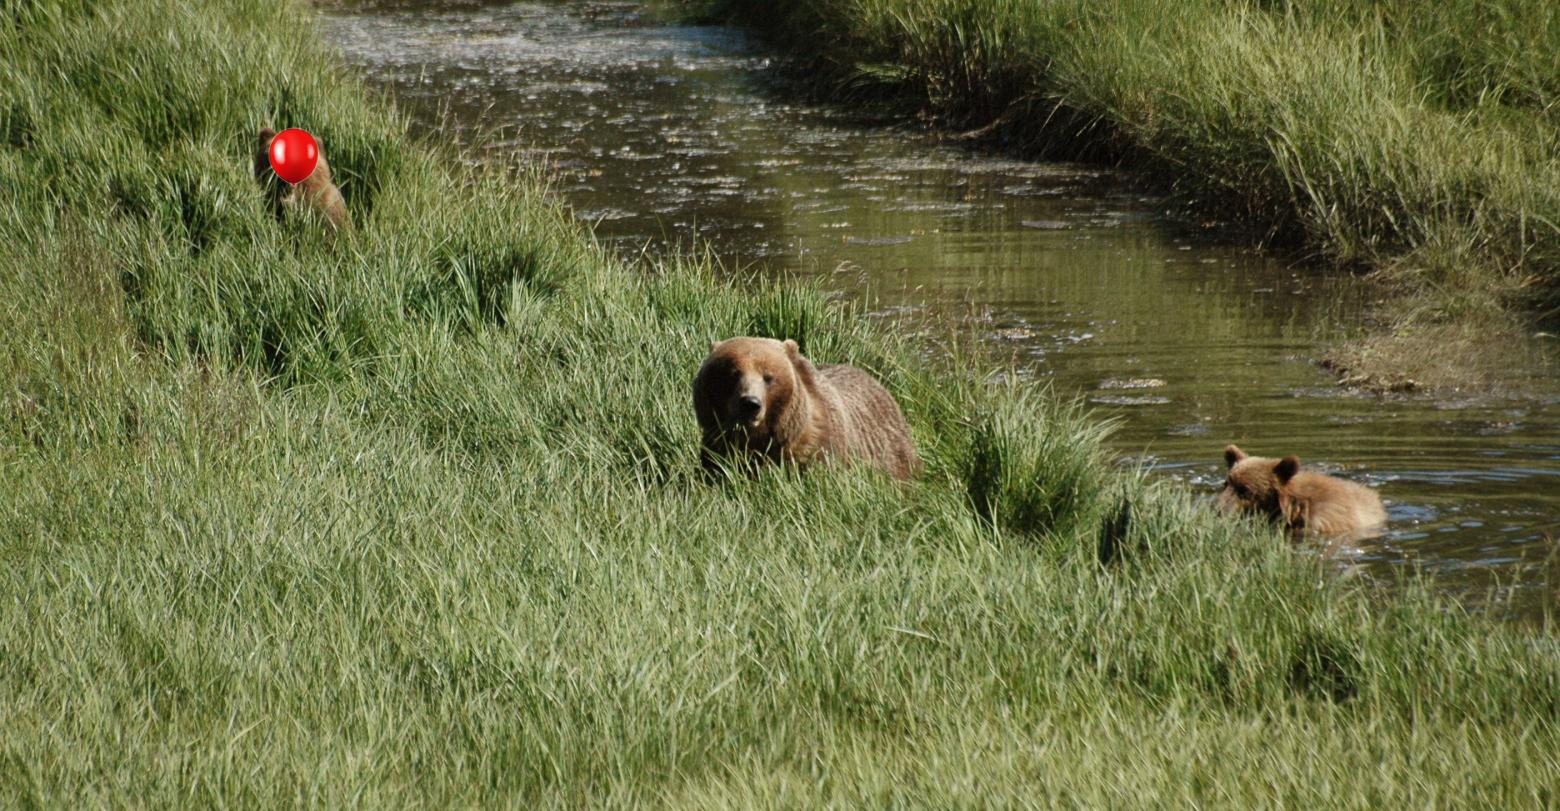

Source code (Python):
from PIL import Image, ImageFilter

filename = 'starr_bears.jpg'
filepath = f"{filename}"

file_out = 'bears3.jpg'
file_out_path = f"{file_out}"

file_ball = 'redBalloon.jpg'
file_ball_path = f"{file_ball}"

def erode(cycles, image):
    for x in range(cycles):
        image = image.filter(ImageFilter.MinFilter(3))
    return image

def dilate(cycles, image):
    for x in range(cycles):
        image = image.filter(ImageFilter.MaxFilter(3))
    return image

with Image.open(file_ball_path) as ball_img:
    ball_img = ball_img.crop((70, 0, 280, 230))
    #ball_img.show()
    red, green, blue = ball_img.split()
    #red.show()
    #green.show()
    #blue.show()

    threshold = 57
    ball_img_threshold = green.point(lambda x: 0 if x > threshold else 255)
    ball_img_threshold = ball_img_threshold.convert("1")
    # ball_img_threshold.show()

    step_1 = dilate(16, ball_img_threshold)
    ball_mask = erode(16, step_1)
    
    # step_1.show()
    # ball_mask.show()

    ball_mask = ball_mask.convert("L")
    ball_mask = ball_mask.filter(ImageFilter.BoxBlur(4))
    # ball_mask.show()

    blank = ball_img.point(lambda _: 0)
    ball_segmented = Image.composite(ball_img, blank, ball_mask)
    # ball_segmented.show()

with Image.open(filepath) as bears_img:
    bears_img.paste(
        ball_img.resize((ball_img.width // 3, ball_img.height //3)),
        (260, 120),
        ball_mask.resize((ball_mask.width // 3, ball_mask.height //3))
    )
    # bears_img.show()

new_image = bears_img
new_image.save(file_out_path)
